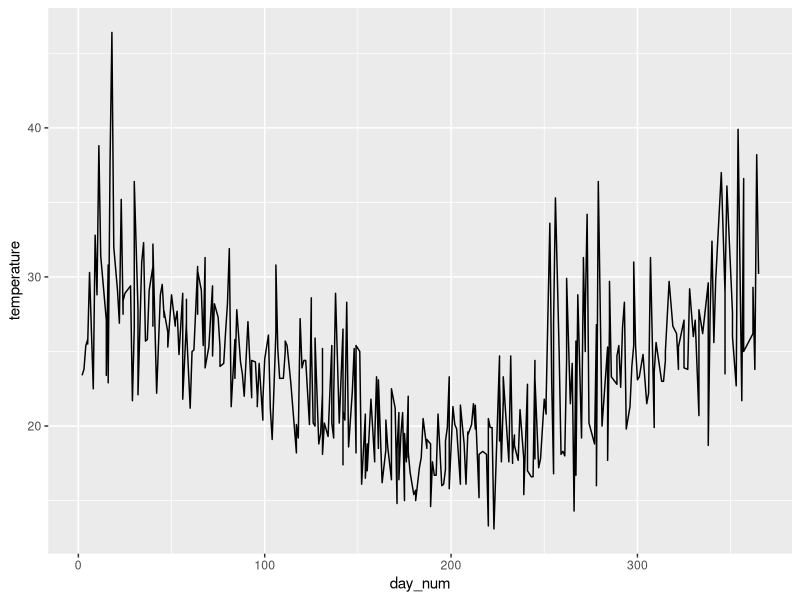

The R script that drew this image:
## ---- chunk 1
library(tidyverse)
beachData <- read_csv("beaches.csv")
ggplot(data = beachData, mapping = aes(x = day_num, y = temperature)) + geom_line()

